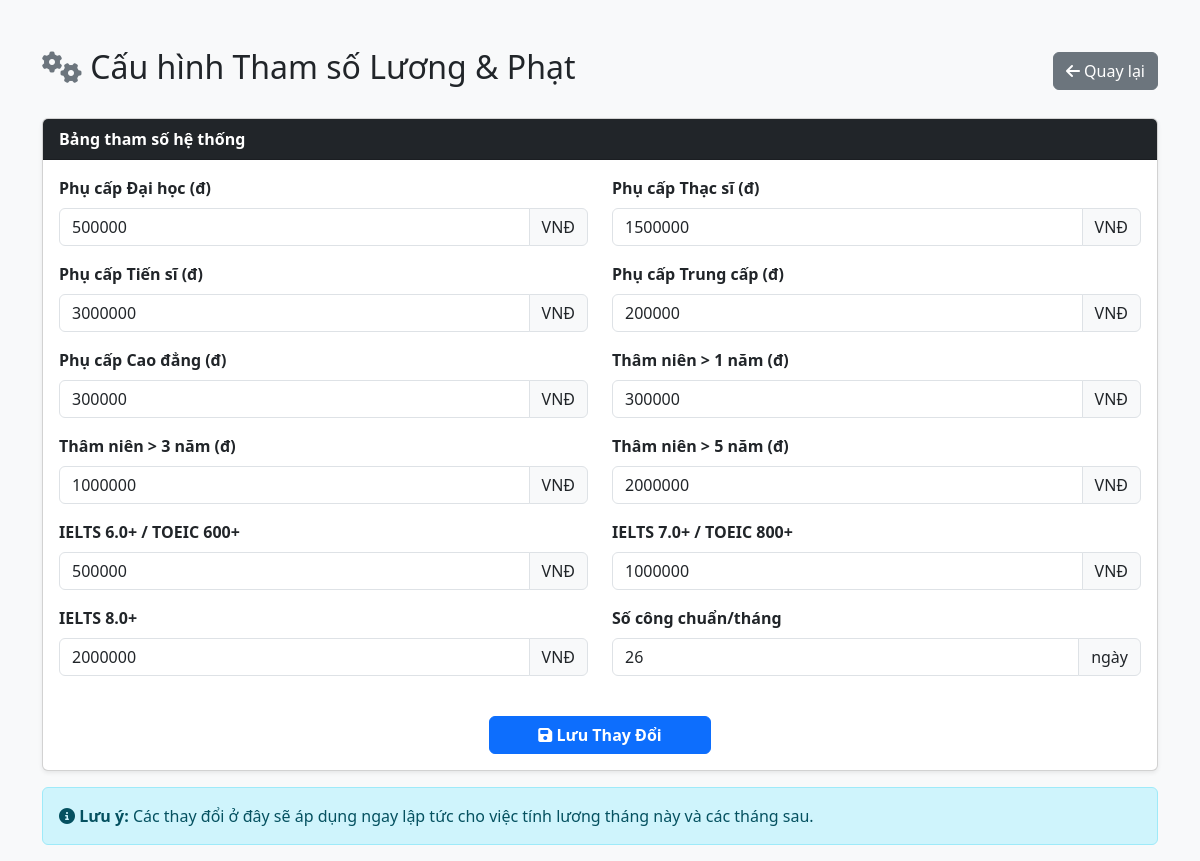
Screenshot of /HomePage/admin_settings.php (signed in) with the database file from the repository.
### tables this page shows
CREATE TABLE `settings` (
  `id` int(11) NOT NULL,
  `setting_key` varchar(50) NOT NULL,
  `setting_value` varchar(255) NOT NULL,
  `setting_name` varchar(100) NOT NULL
);

### HomePage/admin_settings.php (the view, shortened to what this page needs)
<?php
require_once 'db_connect.php';
$settings = $conn->query("SELECT * FROM settings");
?>
<!DOCTYPE html>
<html lang="vi">
<head>
    <link href="https://cdn.jsdelivr.net/npm/bootstrap@5.3.0/dist/css/bootstrap.min.css" rel="stylesheet">
    <link rel="stylesheet" href="https://cdnjs.cloudflare.com/ajax/libs/font-awesome/6.5.1/css/all.min.css">
</head>
<body class="bg-light">
    <div class="container mt-5">
        <div class="d-flex justify-content-between align-items-center mb-4">
            <h2><i class="fas fa-cogs text-secondary"></i> Cấu hình Tham số Lương & Phạt</h2>
            <a href="admin_dashboard.php" class="btn btn-secondary"><i class="fas fa-arrow-left"></i> Quay lại</a>
        </div>
        <div class="card shadow-sm">
            <div class="card-header bg-dark text-white fw-bold">
                Bảng tham số hệ thống
            </div>
            <div class="card-body">
                <form method="POST">
                    <div class="row">
                        <?php while($row = $settings->fetch_assoc()): ?>
                        <div class="col-md-6 mb-3">
                            <label class="form-label fw-bold"><?php echo $row['setting_name']; ?></label>
                            <div class="input-group">
                                <input type="number" name="setting_<?php echo $row['setting_key']; ?>"
                                       class="form-control" value="<?php echo $row['setting_value']; ?>" required>
                                <span class="input-group-text bg-light">
                                    <?php echo ($row['setting_key'] == 'standard_work_days') ? 'ngày' : 'VNĐ'; ?>
                                </span>
                            </div>
                        </div>
                        <?php endwhile; ?>
                    </div>
                    <div class="mt-4 text-center">
                        <button type="submit" class="btn btn-primary px-5 fw-bold">
                            <i class="fas fa-save"></i> Lưu Thay Đổi
                        </button>
                    </div>
                </form>
            </div>
        </div>
        <div class="alert alert-info mt-3">
            <i class="fas fa-info-circle"></i> <strong>Lưu ý:</strong> Các thay đổi ở đây sẽ áp dụng ngay lập tức cho việc tính lương tháng này và các tháng sau.
        </div>
    </div>
</body>
</html>

### rows the page displays
settings: setting_name "Phụ cấp Đại học (đ)", setting_value "500000", shows "VNĐ"
settings: setting_name "Phụ cấp Thạc sĩ (đ)", setting_value "1500000", setting_key "VNĐ"
settings: setting_name "Phụ cấp Tiến sĩ (đ)", setting_value "3000000", setting_key "VNĐ"
settings: setting_name "Phụ cấp Trung cấp (đ)", setting_value "200000", shows "VNĐ"
settings: setting_name "Phụ cấp Cao đẳng (đ)", setting_value "300000", shows "VNĐ"
settings: setting_name "Thâm niên > 1 năm (đ)", setting_value "300000", setting_key "VNĐ"
settings: setting_name "Thâm niên > 3 năm (đ)", setting_value "1000000", setting_key "VNĐ"
settings: setting_name "Thâm niên > 5 năm (đ)", setting_value "2000000", setting_key "VNĐ"
settings: setting_name "IELTS 6.0+ / TOEIC 600+", setting_value "500000", shows "VNĐ"
settings: setting_name "IELTS 7.0+ / TOEIC 800+", setting_value "1000000", shows "VNĐ"
settings: setting_name "IELTS 8.0+", setting_value "2000000", shows "VNĐ"
settings: setting_name "Số công chuẩn/tháng", setting_value "26", shows "ngày"
